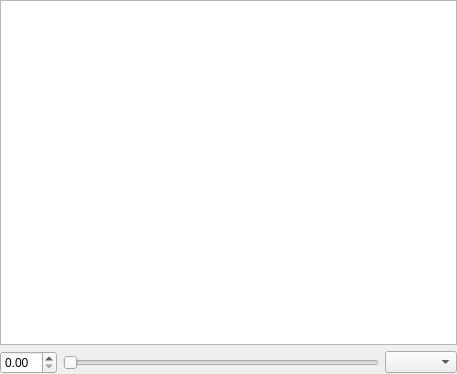
<?xml version="1.0" encoding="UTF-8"?>
<ui version="4.0">
 <class>UIEditWidget</class>
 <widget class="QWidget" name="UIEditWidget">
  <property name="geometry">
   <rect>
    <x>0</x>
    <y>0</y>
    <width>457</width>
    <height>374</height>
   </rect>
  </property>
  <property name="windowTitle">
   <string>Form</string>
  </property>
  <layout class="QGridLayout" name="gridLayout_2">
   <property name="leftMargin">
    <number>0</number>
   </property>
   <property name="topMargin">
    <number>0</number>
   </property>
   <property name="rightMargin">
    <number>0</number>
   </property>
   <property name="bottomMargin">
    <number>0</number>
   </property>
   <item row="0" column="0">
    <layout class="QGridLayout" name="gridLayout">
     <item row="1" column="0" rowspan="2" colspan="3">
      <widget class="QGraphicsView" name="view">
       <property name="mouseTracking">
        <bool>false</bool>
       </property>
       <property name="contextMenuPolicy">
        <enum>Qt::CustomContextMenu</enum>
       </property>
       <property name="acceptDrops">
        <bool>true</bool>
       </property>
       <property name="layoutDirection">
        <enum>Qt::LeftToRight</enum>
       </property>
       <property name="backgroundBrush">
        <brush brushstyle="NoBrush">
         <color alpha="255">
          <red>109</red>
          <green>109</green>
          <blue>109</blue>
         </color>
        </brush>
       </property>
       <property name="dragMode">
        <enum>QGraphicsView::ScrollHandDrag</enum>
       </property>
      </widget>
     </item>
     <item row="3" column="1">
      <widget class="QSlider" name="viewHSlider">
       <property name="orientation">
        <enum>Qt::Horizontal</enum>
       </property>
      </widget>
     </item>
     <item row="3" column="2">
      <widget class="QComboBox" name="comboBox"/>
     </item>
     <item row="3" column="0">
      <widget class="QDoubleSpinBox" name="doubleSpinBox"/>
     </item>
    </layout>
   </item>
  </layout>
 </widget>
 <resources/>
 <connections/>
</ui>
